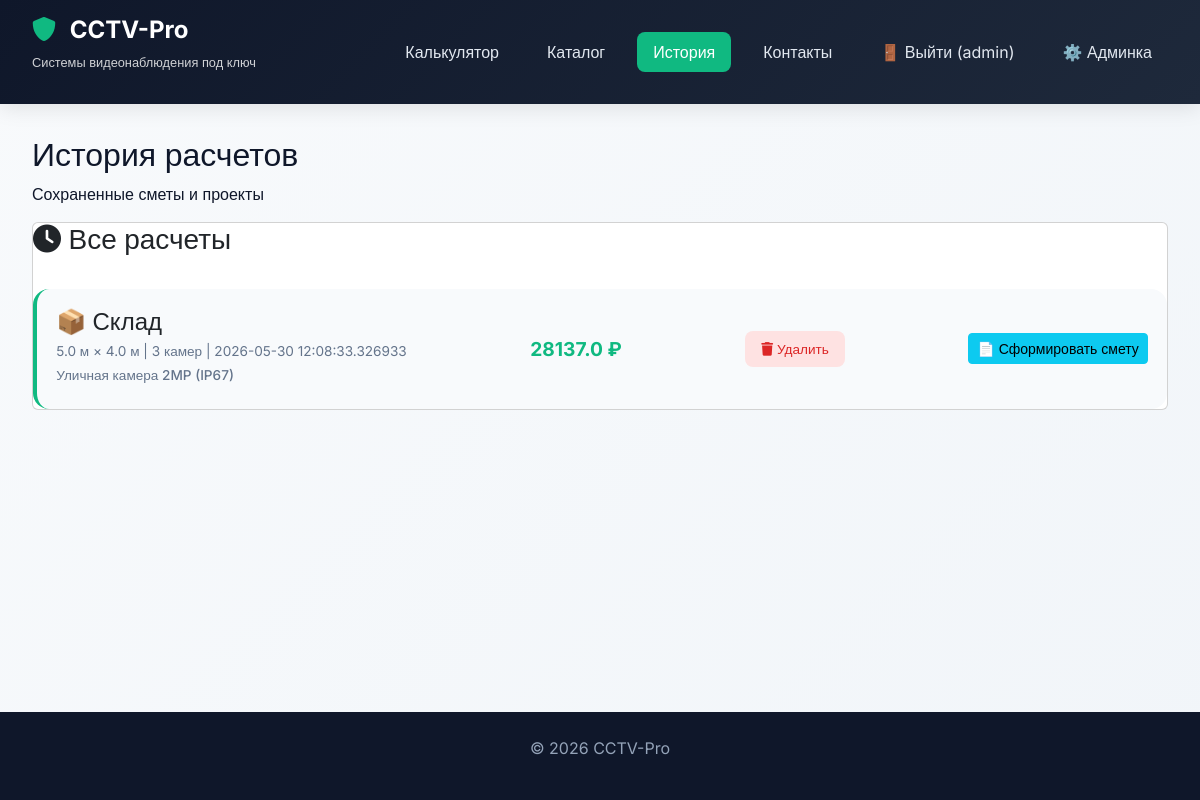
The page /history (signed in) on the database its author committed.
### app.py (models this page shows, shortened)
class User(db.Model):
    id = db.Column(db.Integer, primary_key=True)
    username = db.Column(db.String(80), unique=True, nullable=False)
    email = db.Column(db.String(120), unique=True, nullable=False)  # Добавлено поле email
    password_hash = db.Column(db.String(200), nullable=False)
    is_admin = db.Column(db.Boolean, default=False)
    is_active = db.Column(db.Boolean, default=True)  # На будущее для блокировки
    created_at = db.Column(db.DateTime, default=datetime.utcnow)

class Calculation(db.Model):
    id = db.Column(db.Integer, primary_key=True)
    date = db.Column(db.DateTime, default=datetime.utcnow)
    room_length = db.Column(db.Float)
    room_width = db.Column(db.Float)
    room_type = db.Column(db.String(50))
    camera_count = db.Column(db.Integer)
    camera_type = db.Column(db.String(100))
    total_price = db.Column(db.Float)
    user_id = db.Column(db.Integer, db.ForeignKey('user.id'), nullable=True)

### app.py (the view)
@app.route('/history')
def history():
    if 'user_id' not in session:
        flash('Войдите, чтобы посмотреть историю расчётов', 'warning')
        return redirect(url_for('login'))
    calculations = Calculation.query.filter_by(user_id=session['user_id']).order_by(Calculation.date.desc()).all()
    return render_template('history.html', calculations=calculations)

### app.py (called while the page is built)
@app.context_processor
def utility_processor():
    user = None
    user_is_admin = False
    if 'user_id' in session:
        user = User.query.get(session['user_id'])
        if user:
            user_is_admin = user.is_admin
    return dict(current_user=user, user_is_admin=user_is_admin)

### templates/history.html (shortened to what this page needs)
{% extends "base.html" %}
{% block content %}
<div class="container">
    <div class="hero">
        <h2>История расчетов</h2>
        <p>Сохраненные сметы и проекты</p>
    </div>
    <div class="card">
        <div style="display: flex; justify-content: space-between; align-items: center; margin-bottom: 1.5rem;">
            <h3><i class="fas fa-clock"></i> Все расчеты</h3>
        </div>
        {% if calculations %}
            <div class="history-list">
                {% for calc in calculations %}
                <div class="history-item">
                    <div class="history-info">
                        <h4>
                            {% if calc.room_type == 'office' %}🏢 Офис
                            {% elif calc.room_type == 'warehouse' %}📦 Склад
                            {% elif calc.room_type == 'entrance' %}🚪 Вход/Коридор
                            {% else %}🏠 Другое
                            {% endif %}
                        </h4>
                        <p>{{ calc.room_length }} м × {{ calc.room_width }} м | {{ calc.camera_count }} камер | {{ calc.date }}</p>
                        <p class="camera-type">{{ calc.camera_type }}</p>
                    </div>
                    <div class="history-price">
                        {{ calc.total_price }} ₽
                    </div>
                    <a href="{{ url_for('delete_calculation', id=calc.id) }}"
                       class="delete-btn"
                       onclick="return confirm('Удалить этот расчет?')">
                        <i class="fas fa-trash"></i> Удалить
                    </a>
                    <a href="{{ url_for('smeta_print', calc_id=calc.id) }}" class="btn btn-sm btn-info" target="_blank">📄 Сформировать смету</a>
                </div>
                {% endfor %}
            </div>
        {% endif %}
    </div>
</div>
{% endblock %}

### templates/base.html (shortened to what this page needs)
<!DOCTYPE html>
<html lang="ru">
<head>
    <link rel="stylesheet" href="https://cdnjs.cloudflare.com/ajax/libs/font-awesome/6.0.0-beta3/css/all.min.css">
    <link href="https://cdn.jsdelivr.net/npm/bootstrap@5.3.0-alpha1/dist/css/bootstrap.min.css" rel="stylesheet">
    <link rel="stylesheet" href="{{ url_for('static', filename='css/style.css') }}">
</head>
<body>
    <header class="header">
        <div class="container">
            <div class="header-content">
                <div class="logo">
                    <h1><i class="fas fa-shield-alt"></i> CCTV-Pro</h1>
                    <p>Системы видеонаблюдения под ключ</p>
                </div>
<nav>
    <a href="{{ url_for('index') }}" {% if request.endpoint == 'index' %}class="active"{% endif %}>Калькулятор</a>
    <a href="{{ url_for('catalog') }}" {% if request.endpoint == 'catalog' %}class="active"{% endif %}>Каталог</a>
    <a href="{{ url_for('history') }}" {% if request.endpoint == 'history' %}class="active"{% endif %}>История</a>
    <a href="{{ url_for('contacts') }}" {% if request.endpoint == 'contacts' %}class="active"{% endif %}>Контакты</a>
    {% if current_user %}
        <a href="{{ url_for('logout') }}">🚪 Выйти ({{ current_user.username }})</a>
        {% if current_user.is_admin %}
            <a href="{{ url_for('admin_dashboard') }}">⚙️ Админка</a>
        {% endif %}
    {% else %}
        <a href="{{ url_for('login') }}">🔐 Войти</a>
        <a href="{{ url_for('register') }}">📝 Регистрация</a>
    {% endif %}
</nav>
            </div>
        </div>
    </header>
    <main>
        {% block content %}{% endblock %}
    </main>
    <footer class="footer">
        <div class="container">
            <p>© 2026 CCTV-Pro</p>
        </div>
    </footer>
</body>
</html>

### static/css/style.css (style rules this page uses)
* { margin: 0; padding: 0; box-sizing: border-box; }
body { font-family: 'Inter', sans-serif; background: linear-gradient(135deg, #f8fafc 0%, #f1f5f9 100%); color: #0f172a; line-height: 1.5; min-height: 100vh; display: flex; flex-direction: column; }
.container { max-width: 1300px; margin: 0 auto; padding: 0 2rem; width: 100%; }
.header { background: linear-gradient(135deg, #0f172a 0%, #1e293b 100%); color: white; padding: 1rem 0; box-shadow: 0 4px 20px rgba(0,0,0,0.1); position: sticky; top: 0; z-index: 100; }
.header-content { display: flex; justify-content: space-between; align-items: center; flex-wrap: wrap; gap: 1rem; }
.logo h1 { font-size: 1.5rem; font-weight: 700; }
.logo h1 i { color: #10b981; margin-right: 8px; }
.logo p { font-size: 0.8rem; opacity: 0.8; }
nav { display: flex; gap: 1rem; }
nav a { color: #e2e8f0; text-decoration: none; padding: 0.5rem 1rem; border-radius: 8px; transition: all 0.3s; }
nav a.active { background: #10b981; color: white; }
main { flex: 1; padding: 2rem 0; }
.footer { background: #0f172a; color: #94a3b8; text-align: center; padding: 1.5rem 0; margin-top: 2rem; }

### templates/history.html (style rules this page uses)
.history-list { display: flex; flex-direction: column; gap: 1rem; }
.history-item { background: #f8fafc; border-radius: 16px; padding: 1.2rem; display: flex; justify-content: space-between; align-items: center; flex-wrap: wrap; gap: 1rem; border-left: 4px solid #10b981; }
.history-info h4 { margin: 0 0 0.25rem 0; }
.history-info p { margin: 0.25rem 0; font-size: 0.85rem; color: #64748b; }
.camera-type { font-size: 0.8rem; color: #10b981; font-weight: 500; }
.history-price { font-weight: 700; font-size: 1.2rem; color: #10b981; }
.delete-btn { background: #fee2e2; color: #dc2626; text-decoration: none; padding: 0.5rem 1rem; border-radius: 8px; font-size: 0.85rem; transition: all 0.2s; }

### rows shown on the page
User: username "admin"
Calculation: room_type "📦 Склад", room_length "5.0", room_width "4.0", camera_count "3", date "2026-05-30 12:08:33.326933", camera_type "Уличная камера 2MP (IP67)", total_price "28137.0"
